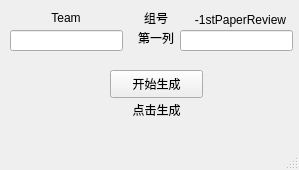
<?xml version="1.0" encoding="UTF-8"?>
<ui version="4.0">
 <class>MainWindow</class>
 <widget class="QMainWindow" name="MainWindow">
  <property name="geometry">
   <rect>
    <x>0</x>
    <y>0</y>
    <width>299</width>
    <height>170</height>
   </rect>
  </property>
  <property name="windowTitle">
   <string>Download&amp;Rename</string>
  </property>
  <widget class="QWidget" name="centralwidget">
   <widget class="QPushButton" name="pushButton">
    <property name="geometry">
     <rect>
      <x>110</x>
      <y>70</y>
      <width>93</width>
      <height>28</height>
     </rect>
    </property>
    <property name="text">
     <string>开始生成</string>
    </property>
   </widget>
   <widget class="QLabel" name="label">
    <property name="geometry">
     <rect>
      <x>120</x>
      <y>30</y>
      <width>72</width>
      <height>15</height>
     </rect>
    </property>
    <property name="sizePolicy">
     <sizepolicy hsizetype="Preferred" vsizetype="Preferred">
      <horstretch>0</horstretch>
      <verstretch>0</verstretch>
     </sizepolicy>
    </property>
    <property name="text">
     <string>第一列</string>
    </property>
    <property name="alignment">
     <set>Qt::AlignCenter</set>
    </property>
   </widget>
   <widget class="QLineEdit" name="lineEdit">
    <property name="geometry">
     <rect>
      <x>10</x>
      <y>30</y>
      <width>113</width>
      <height>21</height>
     </rect>
    </property>
   </widget>
   <widget class="QLineEdit" name="lineEdit_2">
    <property name="geometry">
     <rect>
      <x>180</x>
      <y>30</y>
      <width>113</width>
      <height>21</height>
     </rect>
    </property>
   </widget>
   <widget class="QLabel" name="label_2">
    <property name="geometry">
     <rect>
      <x>21</x>
      <y>100</y>
      <width>271</width>
      <height>20</height>
     </rect>
    </property>
    <property name="text">
     <string>点击生成</string>
    </property>
    <property name="alignment">
     <set>Qt::AlignCenter</set>
    </property>
   </widget>
   <widget class="QLabel" name="label_3">
    <property name="geometry">
     <rect>
      <x>30</x>
      <y>10</y>
      <width>72</width>
      <height>15</height>
     </rect>
    </property>
    <property name="text">
     <string>Team</string>
    </property>
    <property name="alignment">
     <set>Qt::AlignCenter</set>
    </property>
   </widget>
   <widget class="QLabel" name="label_4">
    <property name="geometry">
     <rect>
      <x>190</x>
      <y>10</y>
      <width>101</width>
      <height>20</height>
     </rect>
    </property>
    <property name="text">
     <string>-1stPaperReview</string>
    </property>
    <property name="alignment">
     <set>Qt::AlignCenter</set>
    </property>
   </widget>
   <widget class="QLabel" name="label_5">
    <property name="geometry">
     <rect>
      <x>120</x>
      <y>10</y>
      <width>72</width>
      <height>15</height>
     </rect>
    </property>
    <property name="text">
     <string>组号</string>
    </property>
    <property name="alignment">
     <set>Qt::AlignCenter</set>
    </property>
   </widget>
  </widget>
  <widget class="QMenuBar" name="menubar">
   <property name="geometry">
    <rect>
     <x>0</x>
     <y>0</y>
     <width>299</width>
     <height>26</height>
    </rect>
   </property>
  </widget>
  <widget class="QStatusBar" name="statusbar"/>
 </widget>
 <resources/>
 <connections/>
</ui>
